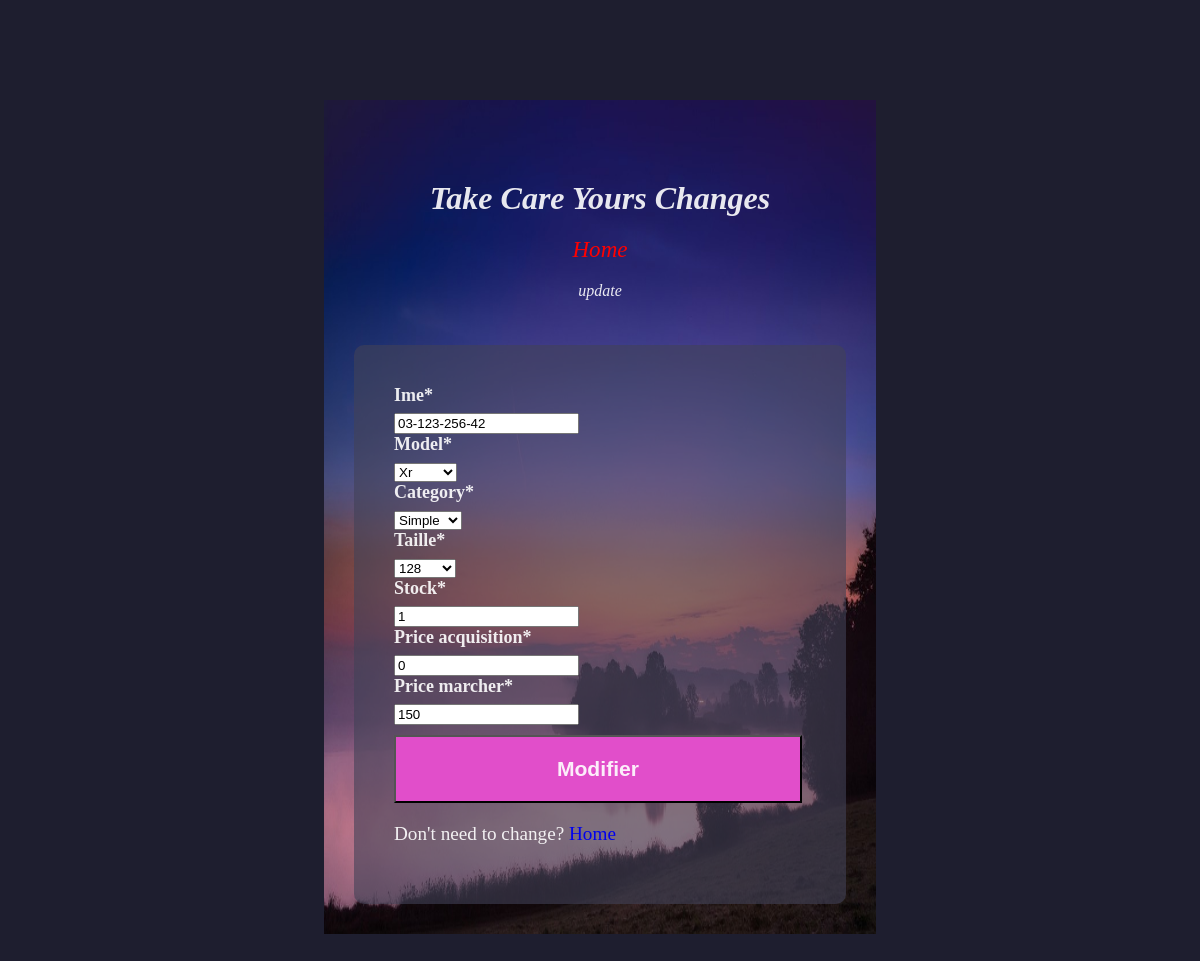
The app's page /iphone/3, older data.
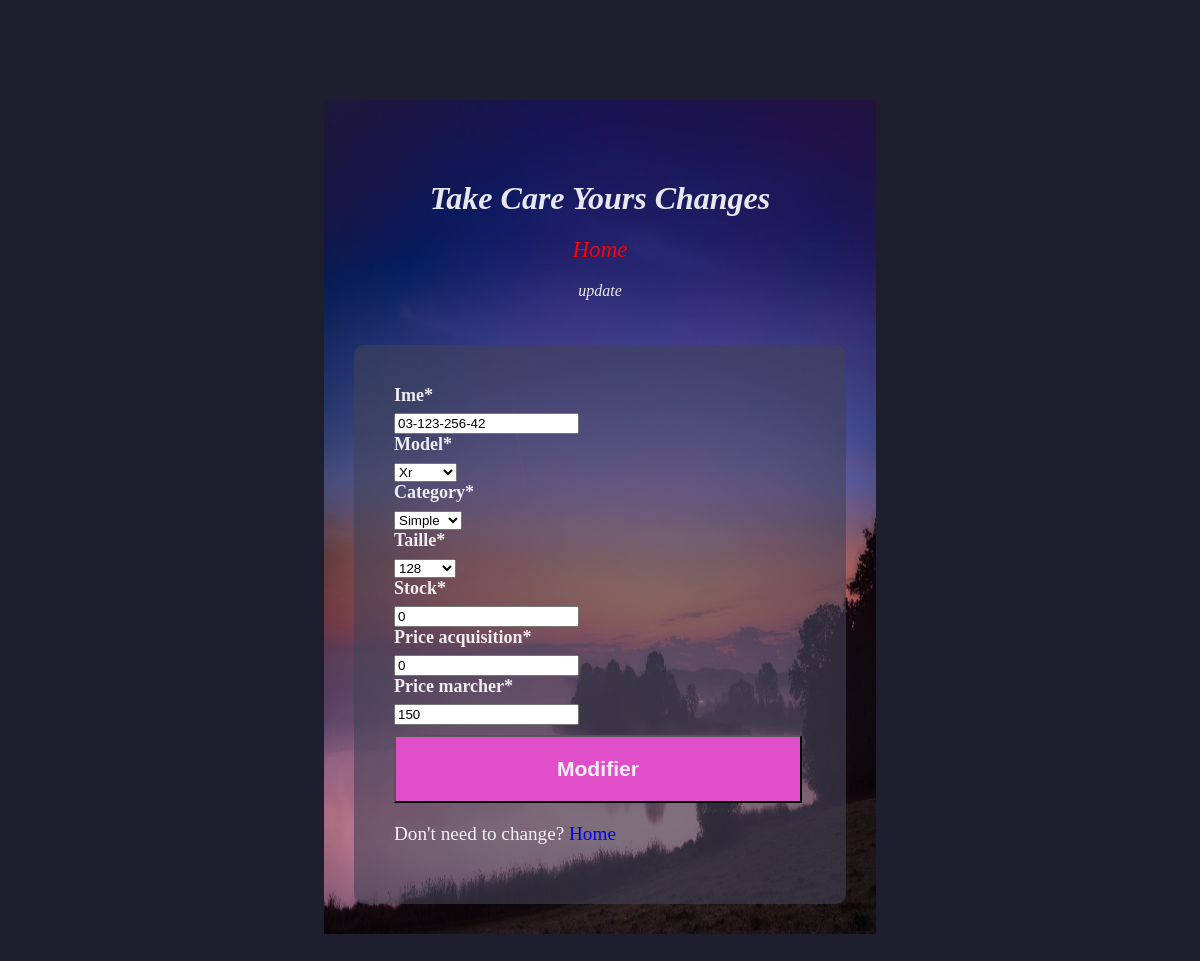
The same page, newer data.
### app/models.py (models this page shows, shortened)
class Iphone(models.Model):
    ime = models.CharField(max_length=120, unique=True)
    model = models.CharField(max_length=6, choices=MODEL)
    category = models.CharField(max_length=6, choices=CATEGORY)
    taille = models.CharField(max_length=3, choices=TAILLE)
    stock = models.IntegerField(default=0)
    price_acquisition = models.IntegerField(default=0)
    date_acquisition = models.DateTimeField(blank=True, null=True)
    price_marcher = models.IntegerField(default=0)

### app/views.py (the view)
# urls.py: path('iphone/<int:id_iphone>', iphone_update, name='iphone_update'),
def iphone_update(request, id_iphone):
    iphone = get_object_or_404(Iphone, id=id_iphone)
    form = IphoneForm(request.POST or None, instance=iphone)
    if form.is_valid():
        form.save()
        return redirect('home')
    return render(request, 'app/iphones/iphone_update.html', {'form': form})

### app/forms.py
class IphoneForm(forms.ModelForm):
    class Meta:
        model = Iphone
        fields = ['ime', 'model', 'category', 'taille', 'stock', 'price_acquisition', 'price_marcher']

### app/templates/app/iphones/iphone_update.html (shortened to what this page needs)
{% extends 'base.html' %}
{% load static %}
{% load crispy_forms_tags %}
{% block content %}
   <div id="container" style="background: url('{% static 'images/bg.jpg' %}');background-repeat: round;">
       <div class="header_title">
            <h1 id="title">Take Care Yours Changes</h1>
            <p id="description"><a href="{% url 'home' %}">Home</a></p>
            <p>update</p>
       </div>
       <form id="survey-form" method="POST" autocomplete="off">
           {{ form|crispy }}
           <button id="submit" >Modifier</button>
             <p>
                 Don't need to change? <a href="{% url 'home' %}" class="">Home</a>
             </p>
       </form>
   </div>
{% endblock %}

Row changes from the older to the newer data that the page shows:
changed Iphone "Xr": stock "1" → "0"
